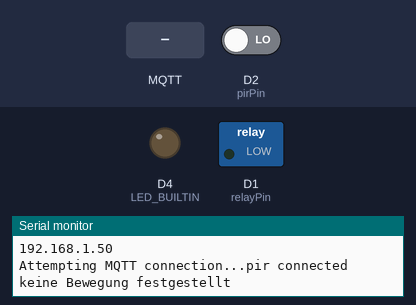
This sketch was run on a simulated ESP8266 (NodeMCU). Shown: switched loads named in the sketch (green lamp = pin HIGH), output pins drawn as LEDs (lit = HIGH, except the on-board LED, lit = LOW), the last lines printed to the serial monitor. The inputs (shaded band) are chosen by the test bench; at power-on: D2 (pirPin) LOW. WiFi joins after 1.5 s; servers stay silent unless stated; no MQTT or app messages arrive unless stated; not simulated (calls return 0 or success): credentials.h.

Above: at 2.7 s.
2.8 s: D2 (pirPin) driven HIGH
At 3.6 s:
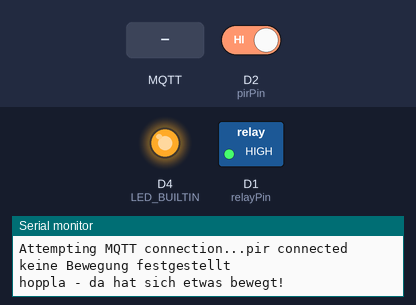
5.8 s: MQTT message "0" arrives on the first subscribed topic
At 7.1 s:
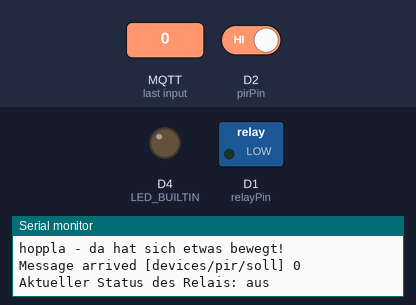
Timing chart, 0 to 8.8 s (numbered marks = the images above; inputs shaded):
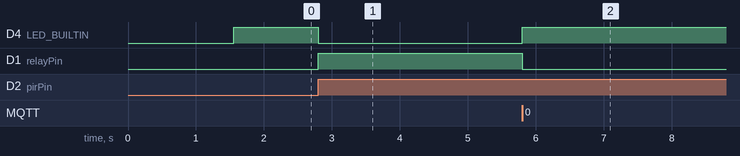

Measured:
- after the input at 2.8 s, D4 (LED_BUILTIN): HIGH → LOW at once; D1 (relayPin): LOW → HIGH at once
- after the input at 5.8 s, D4 (LED_BUILTIN): LOW → HIGH at once; D1 (relayPin): HIGH → LOW at once

The sketch:

pir77.ino
```cpp
/*
 Basic ESP8266 MQTT example

 This sketch demonstrates the capabilities of the pubsub library in combination
 with the ESP8266 board/library.

 It will reconnect to the server if the connection is lost using a blocking
 reconnect function. See the 'mqtt_reconnect_nonblocking' example for how to
 achieve the same result without blocking the main loop.

 Basis: PubSubClient
*/

/*
 * useful resources:
 * - Makerguides.com: How to use HC-SR501 PIR Motion Sensor with Arduino
 *   https://www.makerguides.com/hc-sr501-arduino-tutorial/
 *
 * - Andreas Spiess at his best: #97 PIR Sensors: Test and comparison. Is the bigger better?
 *   https://www.youtube.com/watch?v=0zgY5x9Zq3M
 *
 * - HENRY'S BENCH: Arduino HC-SR501 Motion Sensor Tutorial
 *   http://henrysbench.capnfatz.com/henrys-bench/arduino-sensors-and-input/arduino-hc-sr501-motion-sensor-tutorial/
 */

#include <ESP8266WiFi.h>
#include <PubSubClient.h>
#include "credentials.h"

//device anpassen - 1/3
const char* device_name = "pir";

//mqtt
const char* mqtt_server = "robbi";
// name anpassen - 2/3
const char* mqtt_clientname = device_name;
const char* mqtt_user = device_name;
//topic anpassen - 3/3
const char* mqtt_sub_topic = "devices/pir/soll";
const char* mqtt_pub_topic = "devices/pir/ist";
const char* mqtt_debug_topic = "devices/pir/debug";

//board
const int relayPin = D1;
const int pirPin = D2;

int bewegung = HIGH;
int bewegung_alt = HIGH;

WiFiClient espClient;
PubSubClient client(espClient);
long lastMsg = 0;
char msg[50];

void setup() {
  pinMode(relayPin, OUTPUT);     // Initialize the relayPin pin as an output
  pinMode(LED_BUILTIN, OUTPUT);
  pinMode(pirPin, INPUT);        // Initialize the pirPin as an input
  Serial.begin(115200);
  setup_wifi();
  client.setServer(mqtt_server, 1883);
  client.setCallback(callback);
}

void setup_wifi() {

//??kjm, 2017-10-29  delay(10);
  // We start by connecting to a WiFi network
  Serial.println();
  Serial.print("Connecting to ");
  Serial.println(ssid);

  WiFi.mode(WIFI_STA);
  WiFi.begin(ssid, password);

  while (WiFi.status() != WL_CONNECTED) {
    delay(500);
    Serial.print(".");
  }

  Serial.println("");
  Serial.println("WiFi connected");
  Serial.println("IP address: ");
  Serial.println(WiFi.localIP());
}

void callback(char* topic, byte* payload, unsigned int length) {
  Serial.print("Message arrived [");
  Serial.print(topic);
  Serial.print("] ");
  for (int i = 0; i < length; i++) {
    Serial.print((char)payload[i]);
  }
  Serial.println();

  // Switch on the LED if an 1 was received as first character
  if ((char)payload[0] == '1') {
    digitalWrite(relayPin, HIGH);
    digitalWrite(LED_BUILTIN, LOW);   // Turn the LED on (Note that LOW is the voltage level)
    snprintf (msg, 75, "Aktueller Status des Relais: ein");
  } else {
    digitalWrite(relayPin, LOW);
    digitalWrite(LED_BUILTIN, HIGH);  // Turn the LED off by making the voltage HIGH
    snprintf (msg, 75, "Aktueller Status des Relais: aus");
  }
  client.publish(mqtt_pub_topic, msg);
  Serial.println(msg);

}

void reconnect() {
  // Loop until we're reconnected
  while (!client.connected()) {
    Serial.print("Attempting MQTT connection...");
    // Attempt to connect
    if (client.connect(mqtt_clientname, mqtt_user, mqtt_password)) {
      // Once connected, publish an announcement...
      strcat (msg, device_name);
      strcat (msg, " connected");
      Serial.println(msg);
      client.publish(mqtt_debug_topic, msg);
      // ... and resubscribe
      client.subscribe(mqtt_sub_topic);
    } else {
      Serial.print("failed, rc=");
      Serial.print(client.state());
      Serial.println(" try again in 5 seconds");
      // Wait 5 seconds before retrying
      delay(5000);
    }
  }
}
void loop() {

  if (!client.connected()) {
    reconnect();
  }
  client.loop();

  long now = millis();
  bewegung = digitalRead(pirPin);
  if (bewegung == HIGH) {
    if (bewegung_alt != HIGH) {   // nur, wenn wir vorher keine Bewegung beobachtet haben
      snprintf (msg, 75, "hoppla - da hat sich etwas bewegt!");
      digitalWrite(relayPin, HIGH);  // Turn the Relay on
      digitalWrite(LED_BUILTIN, LOW);
      client.publish(mqtt_pub_topic, msg);
      Serial.println(msg);
      bewegung_alt = HIGH;
    }
    if (now - lastMsg > 500) { // fruehestens nach .5s nochmal
      lastMsg = now;
      bewegung_alt = HIGH;
    }
  } else {
    if (bewegung_alt == HIGH) {
      snprintf (msg, 75, "keine Bewegung festgestellt");
      digitalWrite(relayPin, LOW);  // Turn the Relay off
      digitalWrite(LED_BUILTIN, HIGH);
      client.publish(mqtt_pub_topic, msg);
      Serial.println(msg);
      bewegung_alt = LOW;
    }
    if (now - lastMsg > 500) {
      lastMsg = now;
      bewegung_alt = LOW;
    }
  }
}
```
